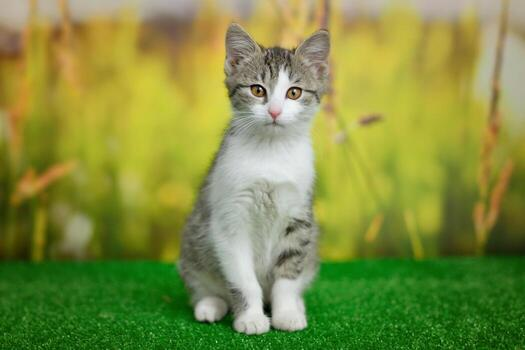
#> input picture img_process/photos/cat.jpg, 525 x 350 px
$ python translate.py
#> lines starting #> are read from the running program, lines starting #| are printed output that depends on the picture
import cv2 as cv
import numpy as np

img =cv.imread('photos/cat.jpg')
#> img is the input picture: shape (350, 525, 3); mean B, G, R 66.2, 142.5, 129.8
cv.imshow('Original Image',img)


def translate(img,x,y):
#> called with x = 100, y = 100
    transmat=np.float32([[1,0,x],[0,1,y]])
    dimensions=(img.shape[1],img.shape[0])
#> dimensions = (525, 350)
    return cv.warpAffine(img,transmat,dimensions)
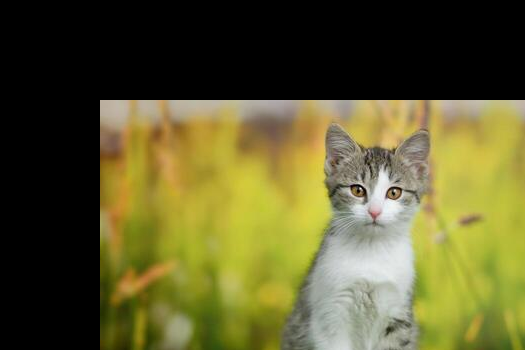
#> returned value: shape (350, 525, 3); mean of channels 0, 1, 2 45.6, 91.1, 94.7; drawn as B, G, R

translated=translate(img,100,100)

cv.imshow('Translated Image',translated)
cv.waitKey(0)
